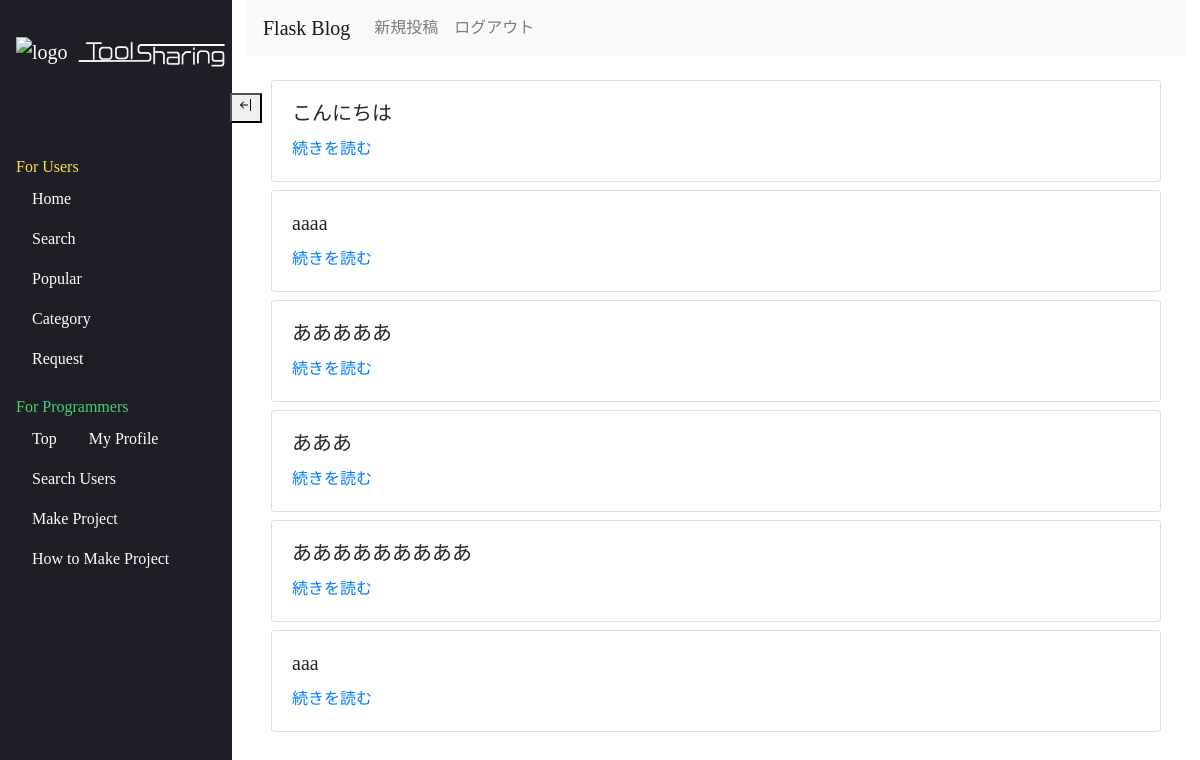
Page /users/ (signed in) on the earlier database version.
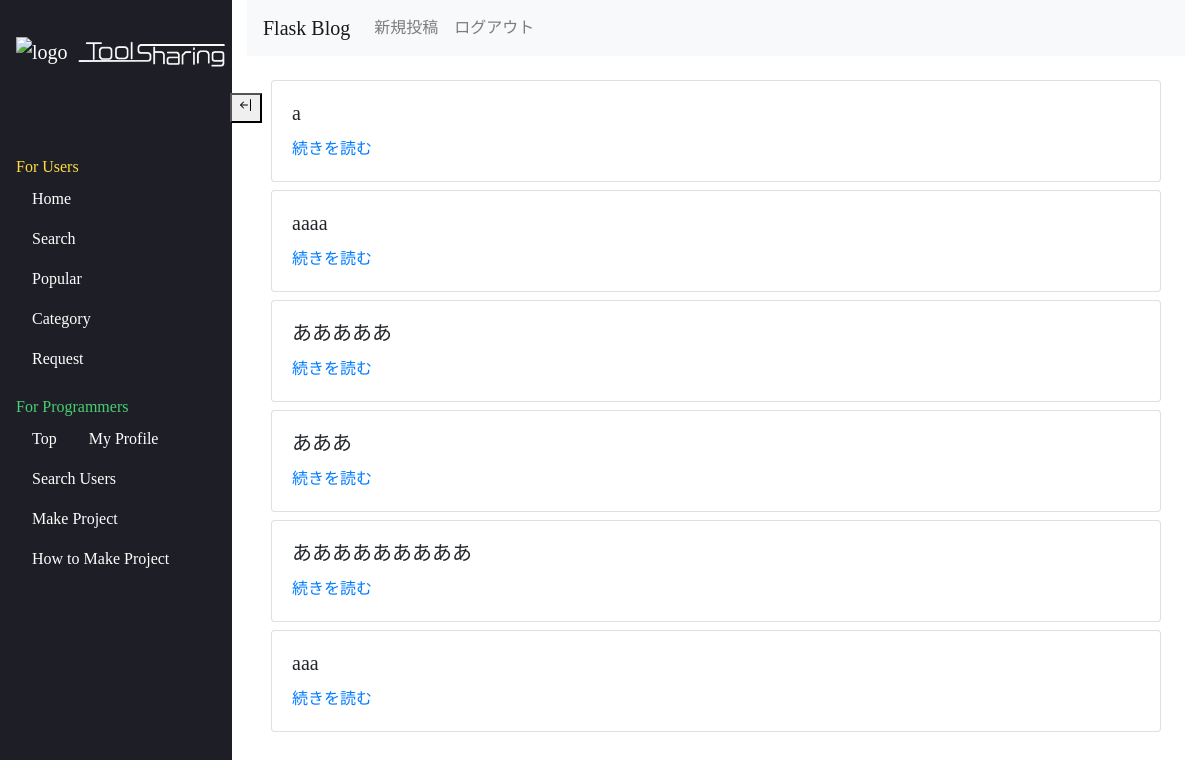
Same page on the later database version.
### flask_blog/models/entries.py (models this page shows, shortened)
class Entry(db.Model):
    __tablename__ = 'entries'
    id = db.Column(db.Integer, primary_key=True)
    title = db.Column(db.String(50), unique=True)
    text = db.Column(db.Text)
    created_at = db.Column(db.DateTime)

### flask_blog/views/entries.py (the view)
@entry.route('/')
@login_required
def show_entries():
    entries = Entry.query.order_by(Entry.id.desc()).all()
    return render_template('public/index.html', entries=entries)

### flask_blog/views/views.py (called while the page is built)
def login_required(view):
    @wraps(view)
    def inner(*args, **kwargs):
        if not session.get('logged_in'):
            return redirect(url_for('view.login'))
        return view(*args, **kwargs)
    return inner

### flask_blog/templates/public/index.html (shortened to what this page needs)
    {% extends "layout.html" %}
    {% block body %}
  </head>
  <body>
<ul class="list-group list-group-flush">
  {% for entry in entries %}
<div class="card">
    <div class="card-body">
        <h5 class="card-title">{{ entry.title }}</h5>
        <a href="{{ url_for('entry.show_entry', id=entry.id) }}" class="card-link">続きを読む</a>
        </div>
        </div>
        {% else %}
        投稿がありません
        {% endfor %}
        </ul>
        {% endblock %}

Differences in the rows shown:
removed Entry: title "こんにちは"
added Entry: title "a"
